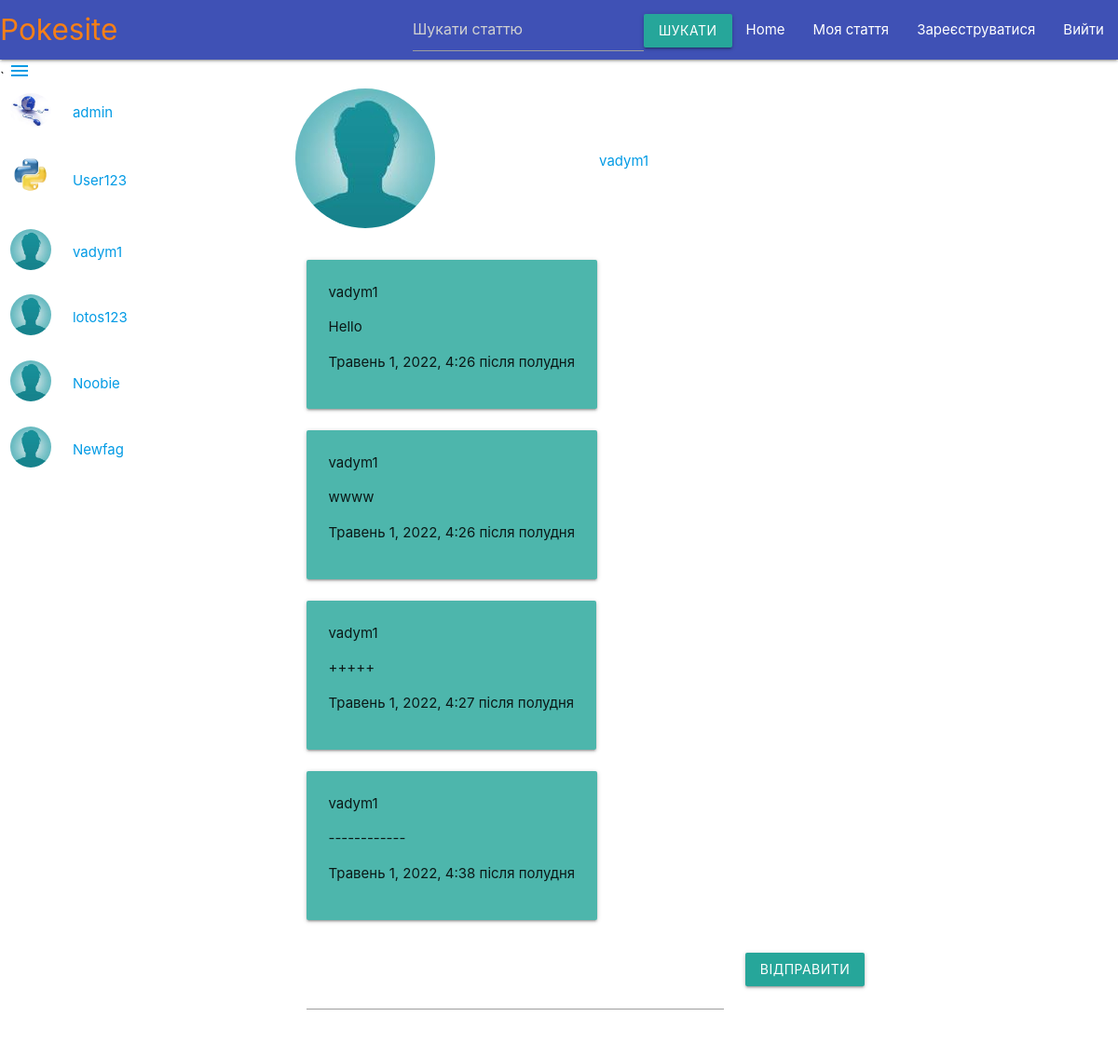
Page /chat/ (signed in) on the committed database.
### blog/models.py (models this page shows, shortened)
class Profile(models.Model):
    user = models.OneToOneField(User, on_delete=models.CASCADE)
    avatar = models.ImageField(default='blog/static/img/profile/default_avatar.jpg',
                               upload_to='blog/static/img/profiles',
                               verbose_name='Картинка профілю')
    about = models.TextField(max_length=500, verbose_name="Про себе",
                             blank=True)

### chat/models.py (models this page shows, shortened)
class Message(models.Model):
    sender = models.ForeignKey(User,
                               related_name="sent_messages",
                               on_delete=models.CASCADE)
    receiver = models.ForeignKey(User,
                               related_name="received_messages",
                               on_delete=models.CASCADE)
    message = models.TextField()
    seen = models.BooleanField(default=False)
    date_created = models.DateTimeField(default=timezone.now)
    class Meta:
        ordering = ('date_created', )

### chat/views.py (the view)
# urls.py: path('', views.load_messages_home),
@login_required
def load_messages_home(request):
    return load_messages(request, request.user.pk)

### chat/views.py (called while the page is built)
def unread_msg_num(request):
    if request.user.is_authenticated:
        unread_messages = Message.objects.filter(
            Q(seen=False) & Q(receiver=request.user)
        )
        unread_messages_count = unread_messages.count()
        return unread_messages_count

@login_required
def load_messages(request, pk):
    other_user = get_object_or_404(User, pk=pk)
    messages = Message.objects.filter(
        Q(receiver=request.user, sender=other_user)
    )
    messages.update(seen=True)
    messages = messages | Message.objects.filter(
        Q(receiver=other_user, sender=request.user)
    )
    msg_num = unread_msg_num(request)
    users = User.objects.all()
    context = {
        "other_user": other_user,
        "user_messages": messages,
        "users": users,
        "msg_num": msg_num,
    }
    return render(request, "chatroom.html", context)

### chat/templates/chatroom.html (shortened to what this page needs)
{% extends 'navbar.html' %}
{% block content %}
<div class="row">
    <div class="col s4 m2 l2 sidenav-fixed">
        {% for user_ in users %}
        <div class="row valign-wrapper">
            <div class="col s4">
                <a href="/chat/{{user_.pk}}"><img src="/{{user_.profile.avatar}}" alt="" class="circle responsive-img">
                </a>
            </div>
            <div class="col s8">
              <span class="black-text">
                <a href="/chat/{{user_.pk}}">{{user_.username}}</a>
              </span>
            </div>
        </div>
        {%endfor%}
    </div>
    <div class="container">
        <div class="container">
    <div class="col s8 m12 l12">
        <div class="row valign-wrapper">
            <div class="col s10">
                <a href="{% url 'look_profile' other_user.username %}">
                    <img src="/{{other_user.profile.avatar}}" alt="" class="circle responsive-img">
                </a>
            </div>
            <div class="col s8">
              <span class="black-text">
                <a href="{% url 'look_profile' other_user.username %}">{{other_user.username}}</a>
              </span>
            </div>
        </div>
        <div id="message-area" class="col s8 m12 l12">
            <div id="messages" class="row">
            {% for message in user_messages %}
            <div class="col s12 m12 l12">
                <div class="card-panel {% if request.user == message.sender %} left teal lighten-2{% else %} right red lighten-2{%endif%}">
                    <div class="card-content">
                        <span class="card-title">{{message.sender.username}}</span>
                        <p>{{message.message}}</p>
                        <p>{{message.date_created}}</p>
                    </div>
                </div>
            </div>
            {% endfor %}
            </div>
            <div class="row">
                <div class="input-field col s10">
                  <input id="message-input" type="text" data-length="1000">
                </div>
                <div class="col s2">
                    <button id="send-btn"  class="btn waves-effect waves-light" type="submit" name="action">Відправити
                    </button>
                </div>
            </div>
        </div>
    </div>
</div>
</div>
</div>
{%endblock%}

### blog/static/css/sidenav.css (style rules this page uses)
.sidenav-fixed { position: fixed; width: 200px; z-index: 1; top: 100px; left: 0; }

### rows in the picture
Message: sender.username "vadym1", message "Hello", date_created "Травень 1, 2022, 4:26 після полудня"
Message: sender.username "vadym1", message "wwww", date_created "Травень 1, 2022, 4:26 після полудня"
Message: sender.username "vadym1", message "+++++", date_created "Травень 1, 2022, 4:27 після полудня"
Message: sender.username "vadym1", message "------------", date_created "Травень 1, 2022, 4:38 після полудня"

### other values in the picture
{{ user_.username }} "admin"
{{ user_.username }} "User123"
{{ user_.username }} "vadym1"
{{ user_.username }} "lotos123"
{{ user_.username }} "Noobie"
{{ user_.username }} "Newfag"
{{ other_user.username }} "vadym1"
